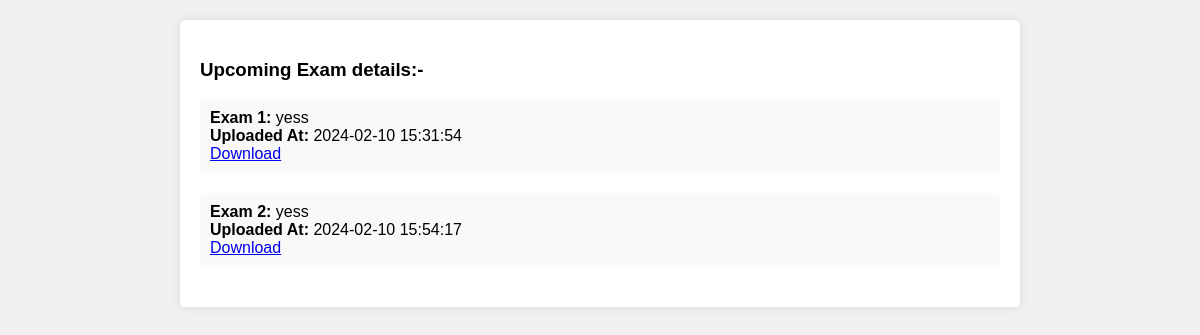
The page /exam_stu.php on the database its author committed.
### tables this page shows
CREATE TABLE `exam` (
  `id` int(100) NOT NULL,
  `name` varchar(255) NOT NULL,
  `comment` varchar(500) NOT NULL,
  `size` int(100) NOT NULL,
  `type` varchar(255) NOT NULL,
  `path` varchar(255) NOT NULL,
  `uploaded at` timestamp NOT NULL DEFAULT current_timestamp()
);

### exam_stu.php (the view, shortened to what this page needs)
<!DOCTYPE html>
<html lang="en">
<head>
</head>
<body>
  <div class="container">
    <div class="quiz-history">
      <h3>Upcoming Exam details:-</h3>
      <?php
      include("login.php");
      $sql = "SELECT * FROM exam";
      $result = mysqli_query($con, $sql);
      if (mysqli_num_rows($result) > 0) {
          $count = 1;
          while ($row = mysqli_fetch_assoc($result)) {
              echo "<div class='exam'>";
              echo "<p><strong>Exam $count:</strong> " . $row["comment"] . "</p>";
              echo "<p><strong>Uploaded At:</strong> " . $row["uploaded at"] . "</p>";
              echo "<a href='" . $row["path"] . "' target='_blank'>Download</a><br>";
              echo "</div>";
              $count++;
          }
      } else {
          echo "No updates regarding exams.";
      }
      ?>
    </div>
  </div>
</body>
</html>

### exam_stu.php (style rules this page uses)
body { font-family: Arial, sans-serif; background-color: #f0f0f0; margin: 0; padding: 0; }
.container { max-width: 800px; margin: 20px auto; padding: 20px; background-color: #fff; border-radius: 5px; box-shadow: 0 0 10px rgba(0, 0, 0, 0.1); }
.exam { margin-bottom: 20px; padding: 10px; background-color: #f9f9f9; border-radius: 5px; }
.exam p { margin: 0; }

### rows shown on the page
exam: comment "yess", uploaded at "2024-02-10 15:31:54"
exam: comment "yess", uploaded at "2024-02-10 15:54:17"
